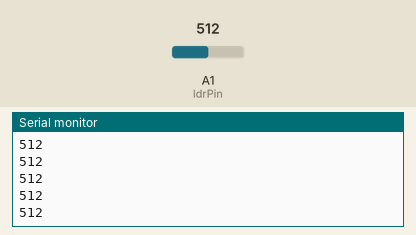
This sketch was run on a simulated Arduino Uno, built with avr-gcc and run on an emulated ATmega328P. Parts: the last lines printed to the serial monitor. The inputs (shaded band) are chosen by the test bench; at power-on: A1 (ldrPin) = 512.

Above: at 1.2 s.
1.3 s: A1 (ldrPin) set to 716
At 2.1 s:
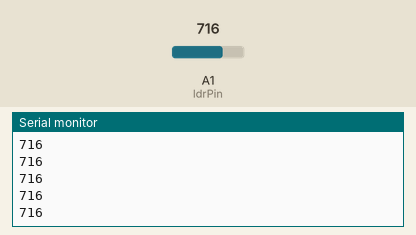
2.8 s: A1 (ldrPin) set to 900
At 3.5 s:
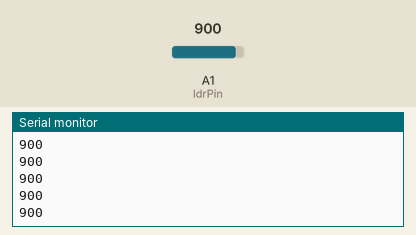
Timing chart, 0 to 5.8 s (numbered marks = the images above; inputs shaded):
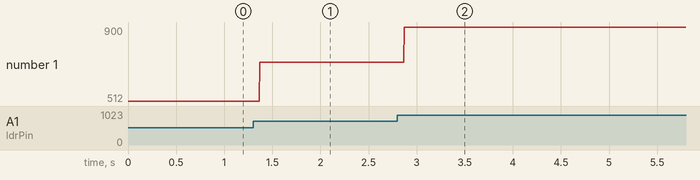

The sketch:

ldr.ino
```cpp
#define ldrPin A1
int ldrValue = 0;
void setup() {
  pinMode(ldrPin,INPUT);
  Serial.begin(9600);
}

void loop() {
  ldrValue = analogRead(ldrPin);
  Serial.println(ldrValue);
}

int lightCheck()
{
      Serial.println("light checking");
      int sensorValue = analogRead(ldrPin);
      return sensorValue;
}
```

Measured:
- after the input at 1.3 s, the serial monitor: prints a new line after 0.07 s (image 1)
- after the input at 2.8 s, the serial monitor: prints a new line after 0.07 s (image 2)
- plotted number 1: 512 → 716 after the input at 1.3 s, 716 → 900 after the input at 2.8 s
